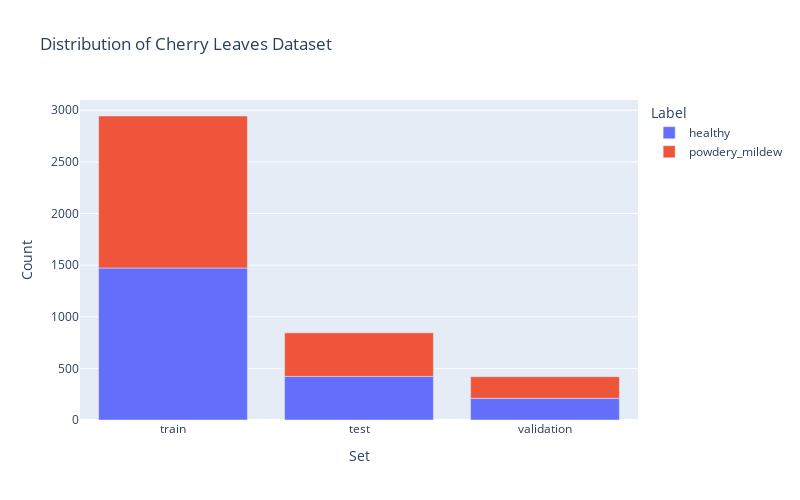

Here is the notebook cell this chart was saved with:
### Markdown cell above
### Bar Chart for Label Distribution

### Code cell
fig = px.bar(df_freq, 
            x="Set", 
            y="Count", 
            color='Label', 
            title="Distribution of Cherry Leaves Dataset")
fig.update_layout(
    autosize=False,
    width=800, 
    height=500, 
    )
fig.show()
fig.write_image(f'{file_path}/image_distribution_bar.png')

### Figure 1 — Plotly figure (JSON) as saved in the notebook; plotly's stock layout.template omitted (floating-point values rounded to 4 significant figures)
{"data": [{"alignmentgroup": "True", "hovertemplate": "Label=healthy<br>Set=%{x}<br>Count=%{y}<extra></extra>", "legendgroup": "healthy", "marker": {"color": "#636efa"}, "name": "healthy", "offsetgroup": "healthy", "orientation": "v", "showlegend": true, "textposition": "auto", "type": "bar", "x": ["train", "test", "validation"], "xaxis": "x", "y": [1472, 422, 210], "yaxis": "y"}, {"alignmentgroup": "True", "hovertemplate": "Label=powdery_mildew<br>Set=%{x}<br>Count=%{y}<extra></extra>", "legendgroup": "powdery_mildew", "marker": {"color": "#EF553B"}, "name": "powdery_mildew", "offsetgroup": "powdery_mildew", "orientation": "v", "showlegend": true, "textposition": "auto", "type": "bar", "x": ["train", "test", "validation"], "xaxis": "x", "y": [1472, 422, 210], "yaxis": "y"}], "layout": {"autosize": false, "barmode": "relative", "height": 500, "legend": {"title": {"text": "Label"}, "tracegroupgap": 0}, "title": {"text": "Distribution of Cherry Leaves Dataset"}, "width": 800, "xaxis": {"anchor": "y", "domain": [0, 1], "title": {"text": "Set"}}, "yaxis": {"anchor": "x", "domain": [0, 1], "title": {"text": "Count"}}}}
